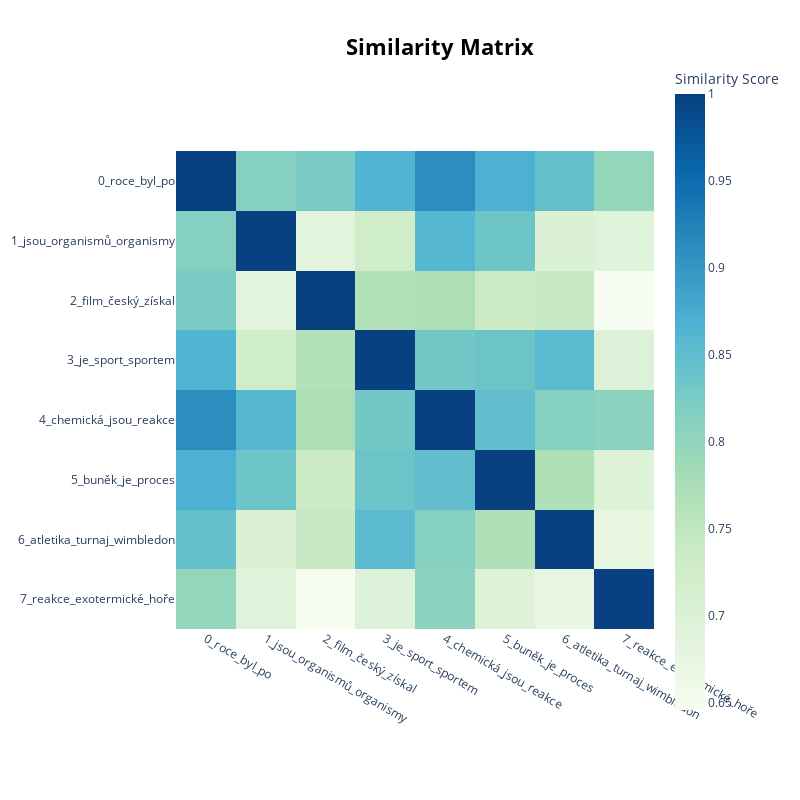

Notebook code for this chart:
### Code cell
model.visualize_heatmap(top_n_topics=20, width=800, height=800)

### Figure 1 — Plotly figure (JSON) as saved in the notebook; plotly's stock layout.template omitted (floating-point values rounded to 4 significant figures)
{"data": [{"coloraxis": "coloraxis", "hovertemplate": "x: %{x}<br>y: %{y}<br>Similarity Score: %{z}<extra></extra>", "name": "0", "type": "heatmap", "x": ["0_roce_byl_po", "1_jsou_organismů_organismy", "2_film_český_získal", "3_je_sport_sportem", "4_chemická_jsou_reakce", "5_buněk_je_proces", "6_atletika_turnaj_wimbledon", "7_reakce_exotermické_hoře"], "xaxis": "x", "y": ["0_roce_byl_po", "1_jsou_organismů_organismy", "2_film_český_získal", "3_je_sport_sportem", "4_chemická_jsou_reakce", "5_buněk_je_proces", "6_atletika_turnaj_wimbledon", "7_reakce_exotermické_hoře"], "yaxis": "y", "z": [[1.0, 0.8135, 0.824, 0.8648, 0.9097, 0.8695, 0.8454, 0.7981], [0.8135, 1.0, 0.6871, 0.7253, 0.8594, 0.8362, 0.7028, 0.6931], [0.824, 0.6871, 1.0, 0.766, 0.7725, 0.7341, 0.7425, 0.6461], [0.8648, 0.7253, 0.766, 1.0, 0.8305, 0.8375, 0.8542, 0.6992], [0.9097, 0.8594, 0.7725, 0.8305, 1.0, 0.8476, 0.8133, 0.8072], [0.8695, 0.8362, 0.7341, 0.8375, 0.8476, 1, 0.7703, 0.6956], [0.8454, 0.7028, 0.7425, 0.8542, 0.8133, 0.7703, 1, 0.6758], [0.7981, 0.6931, 0.6461, 0.6992, 0.8072, 0.6956, 0.6758, 1.0]]}], "layout": {"coloraxis": {"colorbar": {"title": {"text": "Similarity Score"}}, "colorscale": [[0, "rgb(247,252,240)"], [0.125, "rgb(224,243,219)"], [0.25, "rgb(204,235,197)"], [0.375, "rgb(168,221,181)"], [0.5, "rgb(123,204,196)"], [0.625, "rgb(78,179,211)"], [0.75, "rgb(43,140,190)"], [0.875, "rgb(8,104,172)"], [1, "rgb(8,64,129)"]]}, "height": 800, "hoverlabel": {"bgcolor": "white", "font": {"family": "Rockwell", "size": 16}}, "legend": {"title": {"text": "Trend"}}, "margin": {"t": 60}, "showlegend": true, "title": {"font": {"color": "Black", "size": 22}, "text": "<b>Similarity Matrix</b>", "x": 0.55, "xanchor": "center", "y": 0.95, "yanchor": "top"}, "width": 800, "xaxis": {"anchor": "y", "constrain": "domain", "domain": [0, 1], "scaleanchor": "y"}, "yaxis": {"anchor": "x", "autorange": "reversed", "constrain": "domain", "domain": [0, 1]}}}
